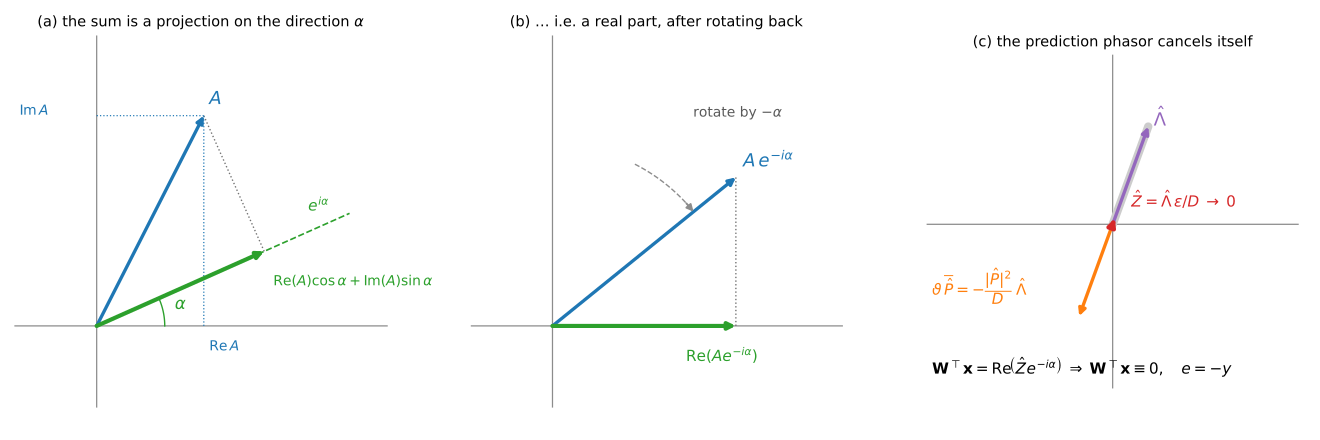

Write Python code to recreate this figure.
"""Graphical proof of the projection identity used throughout the report.

(a) For any phasor A,  Re(A)cos(a) + Im(A)sin(a) is the orthogonal projection
    of A on the direction a; equivalently Re(A e^{-ia}).
(b) The same picture rotated by -a: the projection becomes a real part.
(c) Applied to W'x, whose phasor is Zhat = theta*conj(Phat) + Lambda_hat.
    The control law makes the two contributions exactly antiparallel, so
    Zhat = Lambda_hat*eps/D and W'x vanishes as eps -> 0.
"""
import numpy as np
import matplotlib
matplotlib.use('Agg')
import matplotlib.pyplot as plt

A = 2.6 * np.exp(1j * np.radians(63.0))     # a generic phasor
ANG = np.radians(24.0)                      # the instantaneous phase alpha

def arrow(ax, z0, z1, color, lw=2.0, ls='-', **kw):
    ax.annotate('', xy=(z1.real, z1.imag), xytext=(z0.real, z0.imag),
                arrowprops=dict(arrowstyle='-|>', lw=lw, color=color,
                                linestyle=ls, shrinkA=0, shrinkB=0), **kw)

def frame(ax, lim=3.2):
    ax.axhline(0, color='0.55', lw=0.9, zorder=0)
    ax.axvline(0, color='0.55', lw=0.9, zorder=0)
    ax.set_xlim(-0.9, lim); ax.set_ylim(-0.9, lim)
    ax.set_aspect('equal'); ax.axis('off')

fig, ax = plt.subplots(1, 3, figsize=(13.2, 4.4))

# ---------------------------------------------------------------- panel (a)
a = ax[0]; frame(a)
u = np.exp(1j * ANG)                       # unit direction of the phase
proj = (A.real * np.cos(ANG) + A.imag * np.sin(ANG))   # = Re(A e^{-i a})
foot = proj * u

a.plot([0, 3.05 * u.real], [0, 3.05 * u.imag], color='tab:green',
       lw=1.2, ls='--', zorder=1)
a.plot([A.real, foot.real], [A.imag, foot.imag], color='0.45', lw=1.0, ls=':')
arrow(a, 0, A, 'tab:blue', 2.4)
arrow(a, 0, foot, 'tab:green', 3.0)
a.plot([A.real, A.real], [0, A.imag], color='tab:blue', lw=0.9, ls=':')
a.plot([0, A.real], [A.imag, A.imag], color='tab:blue', lw=0.9, ls=':')

th = np.linspace(0, ANG, 40)
a.plot(0.75 * np.cos(th), 0.75 * np.sin(th), color='tab:green', lw=1.0)
a.text(0.88 * np.cos(ANG / 2), 0.88 * np.sin(ANG / 2), r'$\alpha$',
       color='tab:green', fontsize=12)
a.text(A.real + .06, A.imag + .12, r'$A$', color='tab:blue', fontsize=13)
a.text(A.real + .06, -.28, r'$\mathrm{Re}\,A$', color='tab:blue', fontsize=10)
a.text(-.85, A.imag, r'$\mathrm{Im}\,A$', color='tab:blue', fontsize=10)
a.text(foot.real + .10, foot.imag - .38,
       r'$\mathrm{Re}(A)\cos\alpha+\mathrm{Im}(A)\sin\alpha$',
       color='tab:green', fontsize=10)
a.text(2.55 * u.real, 2.55 * u.imag + .22, r'$e^{i\alpha}$',
       color='tab:green', fontsize=11)
a.set_title(r'(a) the sum is a projection on the direction $\alpha$',
            fontsize=10.5)

# ---------------------------------------------------------------- panel (b)
b = ax[1]; frame(b)
Ar = A * np.exp(-1j * ANG)
b.plot([Ar.real, Ar.real], [0, Ar.imag], color='0.45', lw=1.0, ls=':')
arrow(b, 0, Ar, 'tab:blue', 2.4)
arrow(b, 0, complex(Ar.real, 0), 'tab:green', 3.0)
th = np.linspace(np.angle(A), np.angle(Ar), 60)
b.plot(2.0 * np.cos(th), 2.0 * np.sin(th), color='0.55', lw=1.0, ls='--')
arrow(b, 2.0 * np.exp(1j * (np.angle(Ar) + 0.06)),
      2.0 * np.exp(1j * np.angle(Ar)), '0.55', 1.4)
b.text(1.55, 2.30, r'rotate by $-\alpha$', color='0.35', fontsize=10)
b.text(Ar.real + .08, Ar.imag + .12, r'$A\,e^{-i\alpha}$',
       color='tab:blue', fontsize=13)
b.text(Ar.real - .55, -.40, r'$\mathrm{Re}\left(A e^{-i\alpha}\right)$',
       color='tab:green', fontsize=11)
b.set_title(r'(b) $\ldots$ i.e. a real part, after rotating back',
            fontsize=10.5)

# ---------------------------------------------------------------- panel (c)
c = ax[2]
c.axhline(0, color='0.55', lw=0.9, zorder=0)
c.axvline(0, color='0.55', lw=0.9, zorder=0)
c.set_xlim(-3.4, 3.4); c.set_ylim(-3.0, 3.1)
c.set_aspect('equal'); c.axis('off')

Lh = 1.9 * np.exp(1j * np.radians(70.0))          # Lambda_hat
c.plot([0, Lh.real], [0, Lh.imag], color='0.8', lw=6, solid_capstyle='round')
arrow(c, 0, Lh, 'tab:purple', 2.4)
arrow(c, 0, -Lh * 0.94, 'tab:orange', 2.4)        # theta*conj(Phat), eps>0
c.text(Lh.real + .10, Lh.imag, r'$\hat\Lambda$', color='tab:purple', fontsize=13)
c.text(-3.30, -1.30,
       r'$\vartheta\,\overline{\hat P}=-\dfrac{|\hat P|^{2}}{D}\,\hat\Lambda$',
       color='tab:orange', fontsize=11)
arrow(c, 0, Lh * 0.06, 'tab:red', 3.2)
c.text(.34, .30, r'$\hat Z=\hat\Lambda\,\epsilon/D\;\to\;0$',
       color='tab:red', fontsize=11)
c.text(-3.30, -2.75,
       r'$\mathbf{W}^\top\mathbf{x}=\mathrm{Re}\!\left(\hat Z e^{-i\alpha}\right)$'
       r'$\;\Rightarrow\;\mathbf{W}^\top\mathbf{x}\equiv0,\quad e=-y$',
       fontsize=11)
c.set_title(r'(c) the prediction phasor cancels itself', fontsize=10.5)

fig.tight_layout()
fig.savefig('avc_phasor_identity.pdf')
print('written')
